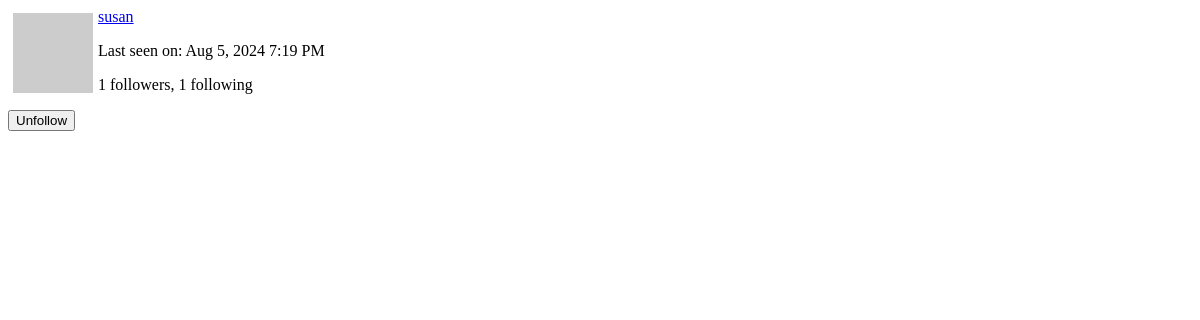
/user/susan/popup (signed in), run on an earlier commit of the app's database.
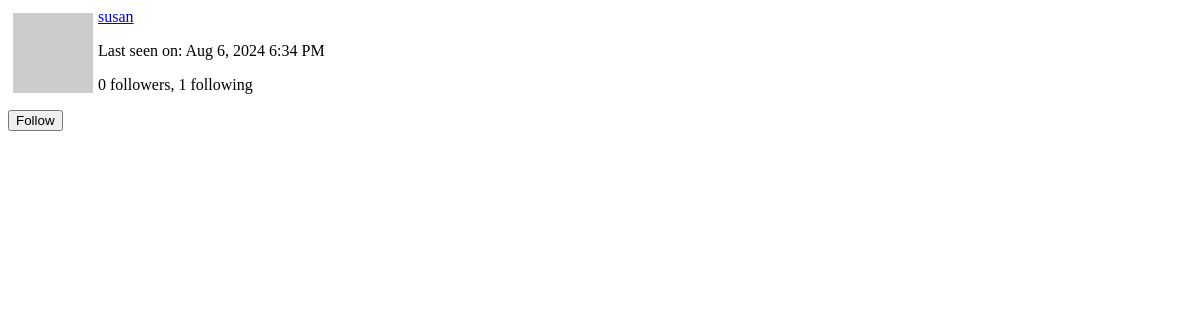
And on a later commit of the database.
### app/models.py (models this page shows, shortened)
class User(UserMixin, db.Model):
    id: so.Mapped[int] = so.mapped_column(primary_key=True)
    username: so.Mapped[str] = so.mapped_column(sa.String(64), index=True,
                                                unique=True)
    email: so.Mapped[str] = so.mapped_column(sa.String(120), index=True,
                                             unique=True)
    password_hash: so.Mapped[Optional[str]] = so.mapped_column(sa.String(256))
    about_me: so.Mapped[Optional[str]] = so.mapped_column(sa.String(140))
    last_seen: so.Mapped[Optional[datetime]] = so.mapped_column(
        default=lambda: datetime.now(timezone.utc))
    posts: so.WriteOnlyMapped['Post'] = so.relationship(
        back_populates='author')
    following: so.WriteOnlyMapped['User'] = so.relationship(
        secondary=followers, primaryjoin=(followers.c.follower_id == id),
        secondaryjoin=(followers.c.followed_id == id),
        back_populates='followers')
    followers: so.WriteOnlyMapped['User'] = so.relationship(
        secondary=followers, primaryjoin=(followers.c.followed_id == id),
        secondaryjoin=(followers.c.follower_id == id),
        back_populates='following')
    def avatar(self, size):
        digest = md5(self.email.lower().encode('utf-8')).hexdigest()
        return f'https://www.gravatar.com/avatar/{digest}?d=identicon&s={size}'
    def is_following(self, user):
        query = self.following.select().where(User.id == user.id)
        return db.session.scalar(query) is not None
    def followers_count(self):
        query = sa.select(sa.func.count()).select_from(
            self.followers.select().subquery())
        return db.session.scalar(query)
    def following_count(self):
        query = sa.select(sa.func.count()).select_from(
            self.following.select().subquery())
        return db.session.scalar(query)

### app/main/routes.py (the view)
@bp.route('/user/<username>/popup')
@login_required
def user_popup(username):
    user = db.first_or_404(sa.select(User).where(User.username == username))
    form = EmptyForm()
    return render_template('user_popup.html', user=user, form=form)

### app/main/forms.py
class EmptyForm(FlaskForm):
    submit = SubmitField('Submit')

### app/__init__.py (called while the page is built)
def get_locale():
    return request.accept_languages.best_match(current_app.config['LANGUAGES'])

### app/main/routes.py (called while the page is built)
@bp.before_app_request
def before_request():
    if current_user.is_authenticated:
        current_user.last_seen = datetime.now(timezone.utc)
        db.session.commit()
    g.locale = str(get_locale())

### app/models.py (called while the page is built)
@login.user_loader
def load_user(id):
    return db.session.get(User, int(id))

### app/templates/user_popup.html (shortened to what this page needs)
<div>
  <img src="{{ user.avatar(64) }}" style="margin: 5px; float: left">
  <p><a href="{{ url_for('main.user', username=user.username) }}">{{ user.username }}</a></p>
  {% if user.last_seen %}
  <p>{{ _('Last seen on') }}: {{ moment(user.last_seen).format('lll') }}</p>
  {% endif %}
  <p>{{ _('%(count)d followers', count=user.followers_count()) }}, {{ _('%(count)d following', count=user.following_count()) }}</p>
  {% if user != current_user %}
    {% if not current_user.is_following(user) %}
    <p>
      <form action="{{ url_for('main.follow', username=user.username) }}" method="post">
        {{ form.submit(value=_('Follow'), class_='btn btn-outline-primary btn-sm') }}
      </form>
    </p>
    {% else %}
    <p>
      <form action="{{ url_for('main.unfollow', username=user.username) }}" method="post">
        {{ form.submit(value=_('Unfollow'), class_='btn btn-outline-primary btn-sm') }}
      </form>
    </p>
    {% endif %}
  {% endif %}
</div>

What changed in the data, as far as the page shows it:
changed User "susan": last_seen "Aug 5, 2024 7:19 PM" → "Aug 6, 2024 6:34 PM"
Also different on the page:
form field submit: (not shown) → "Follow"
form field submit: "Unfollow" → (not shown)
text no longer shown: "1 followers"
text now shown: "0 followers"
